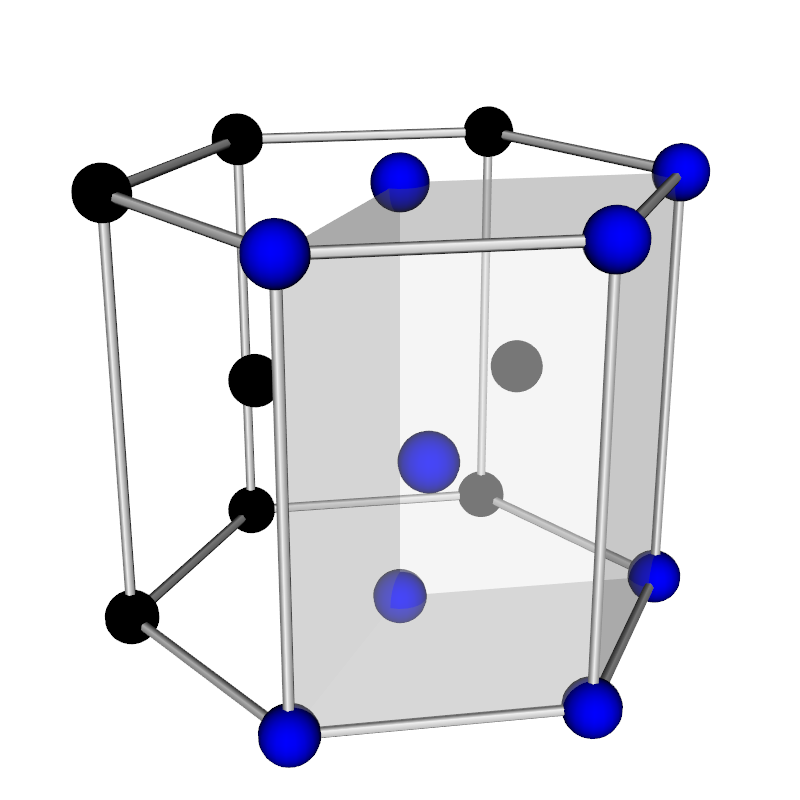

Source code (Python):
from pymicro.view.vtk_utils import *
from pymicro.crystal.lattice import HklPlane
from pymicro.crystal.microstructure import Orientation
from math import sqrt
import numpy as np

if __name__ == '__main__':
  '''
  Create a 3d scene with a hexagonal crystal lattice.
  Hkl planes are added to the lattice and displayed.
  '''
  # Create the Renderer and RenderWindow
  ren = vtk.vtkRenderer()
  ren.SetBackground(white)

  # hexagonal lattice
  a = 0.295 # nm
  c = 0.468 # nm
  l = Lattice.hexagonal(a, c)
  l._basis = [(0., 0., 0.), (2./3, 1./3, 1./2)] # hexagonal compact basis

  hcp1 = vtk.vtkAssembly()
  Edges1, Vertices1 = lattice_3d(l, sphereRadius=0.1*a, tubeRadius=0.02*a)
  Vertices1.GetProperty().SetColor(0, 0, 0)
  #hcp1.AddPart(Edges1)
  hcp1.AddPart(Vertices1)
  hcp1.RotateZ(180)
  offset = l.matrix[0] + l.matrix[1]
  hcp1.SetOrigin(offset)
  hcp1.AddPosition(-offset)
  ren.AddActor(hcp1)
  
  hcp2 = vtk.vtkAssembly()
  Edges2, Vertices2 = lattice_3d(l, sphereRadius=0.1*a, tubeRadius=0.02*a)
  Vertices2.GetProperty().SetColor(0, 0, 0)
  #hcp2.AddPart(Edges2)
  hcp2.AddPart(Vertices2)
  hcp2.RotateZ(60)
  offset = l.matrix[0]
  hcp2.SetOrigin(-offset)
  hcp2.AddPosition(offset)
  ren.AddActor(hcp2)

  hcp3 = vtk.vtkAssembly()
  Edges3, Vertices3 = lattice_3d(l, sphereRadius=0.102*a, tubeRadius=0.02*a)
  grid = lattice_grid(l)
  mapper = vtk.vtkDataSetMapper()
  mapper.SetInput(grid)
  ShadowedCell = vtk.vtkActor()
  ShadowedCell.SetMapper(mapper)
  ShadowedCell.GetProperty().SetOpacity(0.3)
  #hcp3.AddPart(Edges3)
  hcp3.AddPart(Vertices3)
  hcp3.AddPart(ShadowedCell)
  hcp3.RotateZ(-60)
  offset = l.matrix[1]
  hcp3.SetOrigin(-offset)
  hcp3.AddPosition(offset)
  ren.AddActor(hcp3)

  grid = hexagonal_lattice_grid(l)
  Edges = vtk.vtkExtractEdges()
  Edges.SetInput(grid)
  Tubes = vtk.vtkTubeFilter()
  Tubes.SetInputConnection(Edges.GetOutputPort())
  Tubes.SetRadius(0.02*a)
  Tubes.SetNumberOfSides(6)
  Tubes.UseDefaultNormalOn()
  Tubes.SetDefaultNormal(.577, .577, .577)
  # Create the mapper and actor to display the cell edges.
  TubeMapper = vtk.vtkPolyDataMapper()
  TubeMapper.SetInputConnection(Tubes.GetOutputPort())
  hcp_edges = vtk.vtkActor()
  hcp_edges.SetMapper(TubeMapper)
  offset = 1*l.matrix[0] + 2*l.matrix[1]
  hcp_edges.SetOrigin(-offset)
  hcp_edges.AddPosition(offset)
  ren.AddActor(hcp_edges)

  # set up camera and render
  cam = setup_camera(size=(a, a, c))
  center = 1 * (l.matrix[0] + l.matrix[1]) + 0.5*l.matrix[2]  
  cam.SetFocalPoint(center)
  cam.SetPosition(4*a, -2*a, 2.5*a)
  cam.Dolly(0.9)
  ren.SetActiveCamera(cam)
  image_name = os.path.splitext(__file__)[0] + '.png'
  print 'writting %s' % image_name
  render(ren, save=True, display=True, ren_size=(800,800), name=image_name)

  from matplotlib import image
  image.thumbnail(image_name, 'thumb_' + image_name, 0.2)
